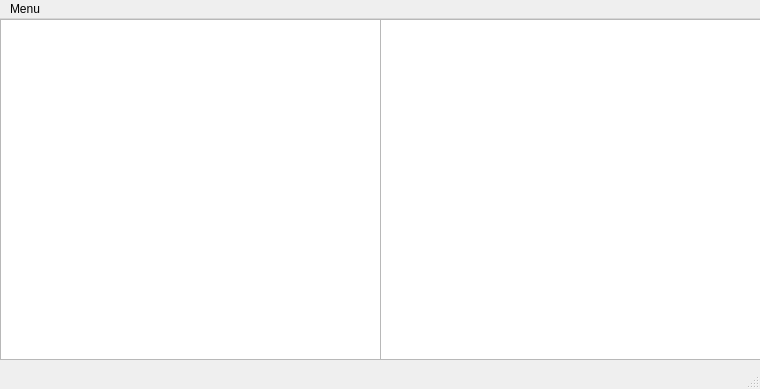
<?xml version="1.0" encoding="UTF-8"?>
<ui version="4.0">
 <class>MainWindow</class>
 <widget class="QMainWindow" name="MainWindow">
  <property name="geometry">
   <rect>
    <x>0</x>
    <y>0</y>
    <width>760</width>
    <height>389</height>
   </rect>
  </property>
  <property name="windowTitle">
   <string>MainWindow</string>
  </property>
  <widget class="QWidget" name="centralwidget">
   <widget class="QGraphicsView" name="graphicsView">
    <property name="geometry">
     <rect>
      <x>0</x>
      <y>0</y>
      <width>381</width>
      <height>341</height>
     </rect>
    </property>
   </widget>
   <widget class="QGraphicsView" name="graphicsView_2">
    <property name="geometry">
     <rect>
      <x>380</x>
      <y>0</y>
      <width>381</width>
      <height>341</height>
     </rect>
    </property>
   </widget>
  </widget>
  <widget class="QMenuBar" name="menubar">
   <property name="geometry">
    <rect>
     <x>0</x>
     <y>0</y>
     <width>760</width>
     <height>28</height>
    </rect>
   </property>
   <widget class="QMenu" name="menuMenu">
    <property name="title">
     <string>Menu</string>
    </property>
    <addaction name="actionLoad"/>
    <addaction name="actionGrayscale"/>
    <addaction name="actionFilter_4_Node"/>
    <addaction name="actionFilter_8_Node"/>
   </widget>
   <addaction name="menuMenu"/>
  </widget>
  <widget class="QStatusBar" name="statusbar"/>
  <action name="actionLoad">
   <property name="text">
    <string>Load</string>
   </property>
  </action>
  <action name="actionGrayscale">
   <property name="text">
    <string>Grayscale</string>
   </property>
  </action>
  <action name="actionFilter_4_Node">
   <property name="text">
    <string>Filter 4 Node</string>
   </property>
  </action>
  <action name="actionFilter_8_Node">
   <property name="text">
    <string>Filter 8 Node</string>
   </property>
  </action>
 </widget>
 <resources/>
 <connections/>
</ui>
